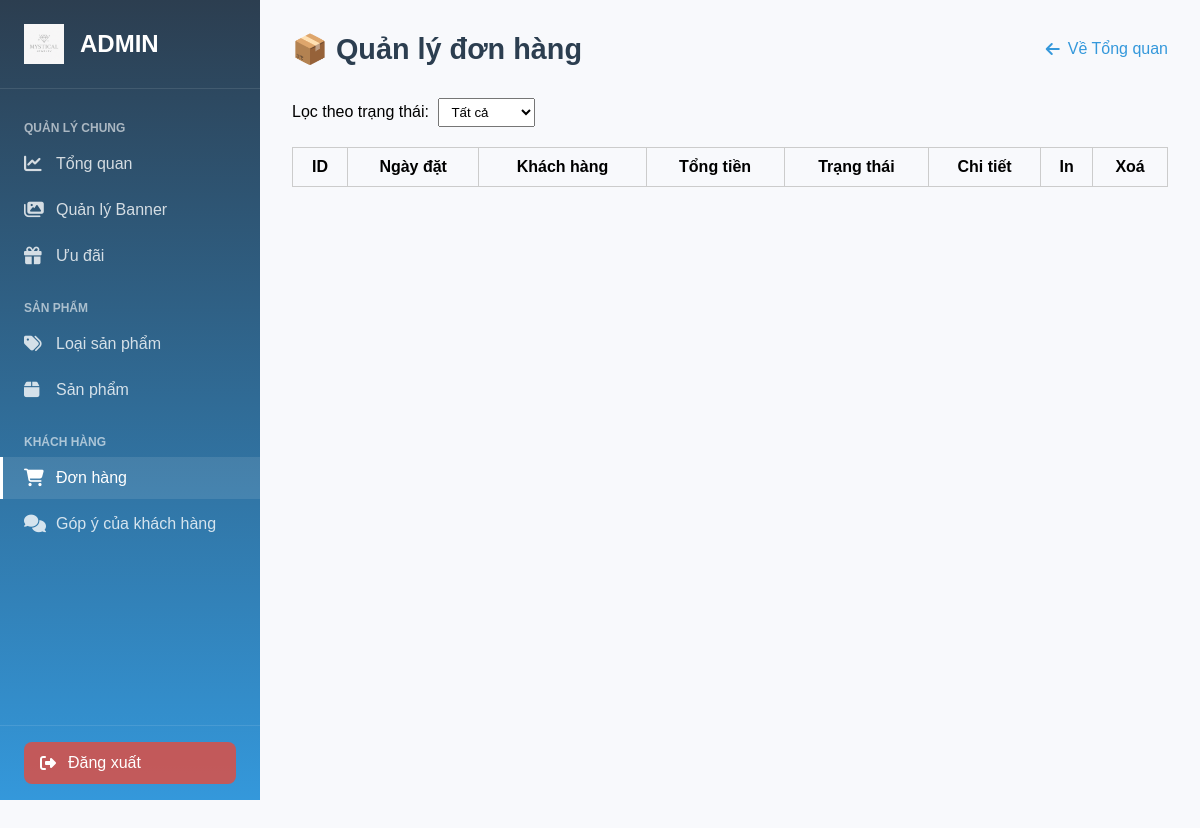
The app's page /admin/manage_orders.php, older data.
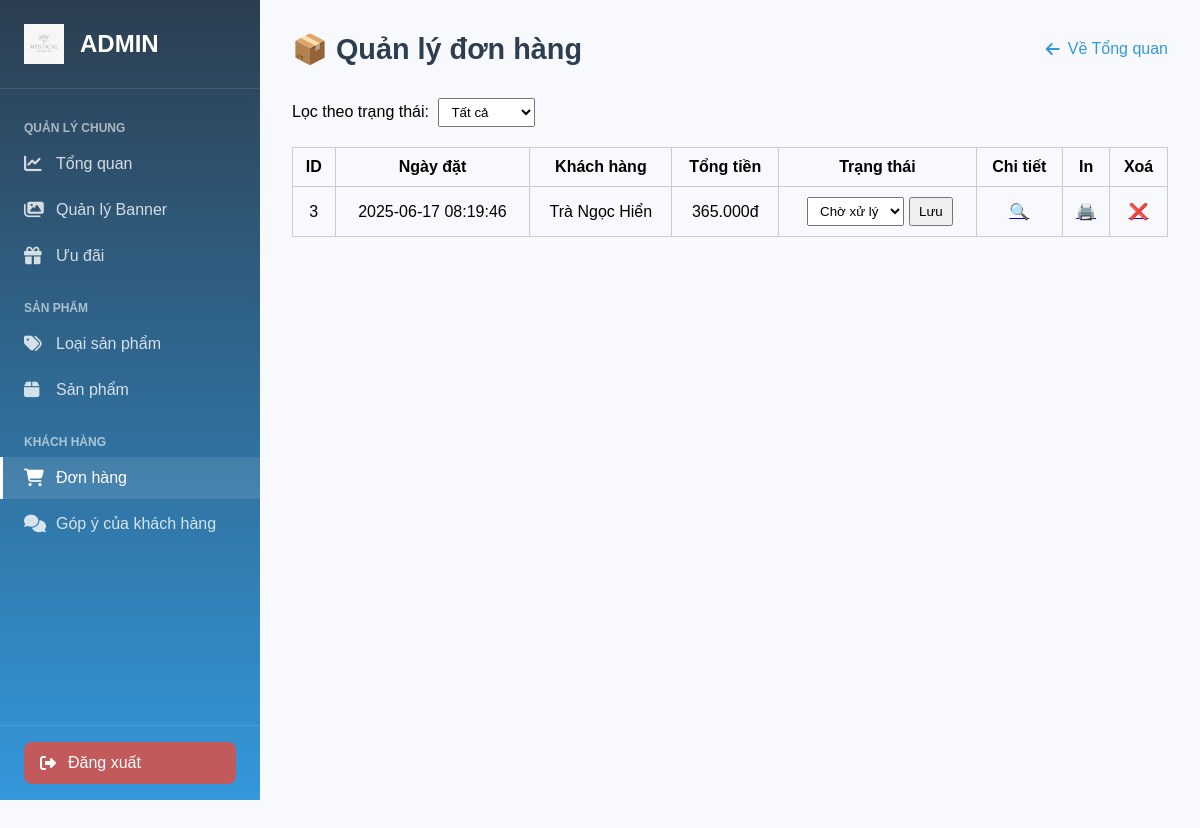
The same page, newer data.
### tables this page shows
CREATE TABLE `orders` (
  `id` int(11) NOT NULL,
  `user_id` int(11) DEFAULT NULL,
  `order_date` timestamp NOT NULL DEFAULT current_timestamp(),
  `total` decimal(10,2) DEFAULT NULL,
  `status` varchar(50) DEFAULT 'pending',
  `shipping_address` text DEFAULT NULL,
  `payment_method` varchar(50) DEFAULT NULL,
  `customer_name` varchar(255) DEFAULT NULL
);

### admin/manage_orders.php (the view, shortened to what this page needs)
<?php
include 'config.php';
$status_filter = $_GET['status'] ?? '';
if ($status_filter !== '') {
    $stmt = $con->prepare("SELECT * FROM orders WHERE status = ? ORDER BY order_date DESC");
    $stmt->bind_param("s", $status_filter);
    $stmt->execute();
    $orders = $stmt->get_result();
} else {
    $orders = $con->query("SELECT * FROM orders ORDER BY order_date DESC");
}
?>
<!DOCTYPE html>
<html lang="vi">
<head>
    <link rel="stylesheet" href="../css/dashboard.css">
    <link rel="stylesheet" href="../css/categories.css">
    <link rel="stylesheet" href="https://cdnjs.cloudflare.com/ajax/libs/font-awesome/6.4.0/css/all.min.css">
</head>
<body>
<?php include 'sidebar.php'; ?>
<div class="wrapper">
    <div class="categories-container">
        <div class="page-header">
            <h2>📦 Quản lý đơn hàng</h2>
            <a href="dashboard.php" class="back-link">
                <i class="fas fa-arrow-left"></i>
                Về Tổng quan
            </a>
        </div>
    <div class="filter">
        <form method="GET">
            <label>Lọc theo trạng thái:</label>
            <select name="status" onchange="this.form.submit()">
                <option value="">Tất cả</option>
            </select>
        </form>
    </div>
    <table>
        <tr>
            <th>ID</th>
            <th>Ngày đặt</th>
            <th>Khách hàng</th>
            <th>Tổng tiền</th>
            <th>Trạng thái</th>
<th>Chi tiết</th>
            <th>In</th>
            <th>Xoá</th>
        </tr>
        <?php while ($order = $orders->fetch_assoc()): ?>
            <tr>
                <td><?= $order['id'] ?></td>
                <td><?= $order['order_date'] ?></td>
                <td><?= htmlspecialchars($order['customer_name'] ?? 'Khách') ?></td>
                <td><?= number_format($order['total'], 0, ',', '.') ?>đ</td>
                <td>
                    <form method="post" style="display:inline-flex;">
                        <select name="status">
                            <option value="pending" <?= $order['status'] == 'pending' ? 'selected' : '' ?>>Chờ xử lý</option>
                        </select>
                        <button type="submit" name="update_status">Lưu</button>
                    </form>
                </td>
                <td><a href="order_detail.php?id=<?= $order['id'] ?>">🔍</a></td>
                <td><a href="print_order.php?id=<?= $order['id'] ?>" target="_blank">🖨️</a></td>
                <td><a href="?delete=<?= $order['id'] ?>" onclick="return confirm('Bạn chắc chắn muốn xoá đơn hàng?')">❌</a></td>
            </tr>
        <?php endwhile; ?>
    </table>
    </div>
</div>
</body>
</html>

Row changes from the older to the newer data that the page shows:
added orders: id "3", order_date "2025-06-17 08:19:46", customer_name "Trà Ngọc Hiển", total "365.000"
